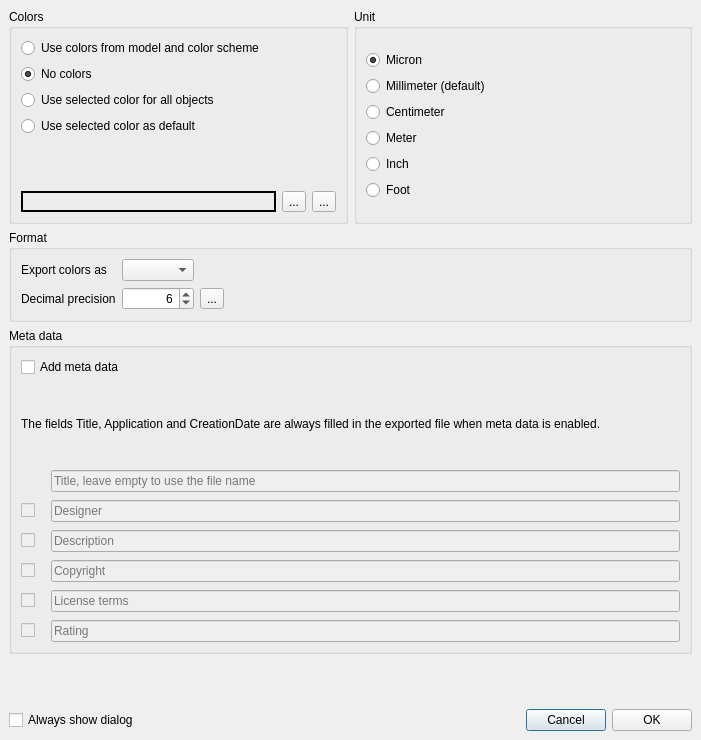
<?xml version="1.0" encoding="UTF-8"?>
<ui version="4.0">
 <class>Export3mfDialog</class>
 <widget class="QDialog" name="Export3mfDialog">
  <property name="geometry">
   <rect>
    <x>0</x>
    <y>0</y>
    <width>701</width>
    <height>740</height>
   </rect>
  </property>
  <property name="windowTitle">
   <string>Export 3MF Options</string>
  </property>
  <property name="autoFillBackground">
   <bool>true</bool>
  </property>
  <layout class="QVBoxLayout" name="verticalLayout_3">
   <property name="leftMargin">
    <number>9</number>
   </property>
   <property name="topMargin">
    <number>9</number>
   </property>
   <property name="rightMargin">
    <number>9</number>
   </property>
   <property name="bottomMargin">
    <number>9</number>
   </property>
   <item>
    <widget class="QScrollArea" name="scrollArea">
     <property name="frameShape">
      <enum>QFrame::NoFrame</enum>
     </property>
     <property name="widgetResizable">
      <bool>true</bool>
     </property>
     <property name="alignment">
      <set>Qt::AlignLeading|Qt::AlignLeft|Qt::AlignTop</set>
     </property>
     <widget class="QWidget" name="scrollAreaWidgetContents">
      <property name="geometry">
       <rect>
        <x>0</x>
        <y>0</y>
        <width>669</width>
        <height>743</height>
       </rect>
      </property>
      <layout class="QGridLayout" name="gridLayout_4" rowstretch="0,0,1,0" columnstretch="1,1">
       <property name="leftMargin">
        <number>0</number>
       </property>
       <property name="topMargin">
        <number>0</number>
       </property>
       <property name="rightMargin">
        <number>0</number>
       </property>
       <property name="bottomMargin">
        <number>0</number>
       </property>
       <item row="3" column="0">
        <spacer name="verticalSpacer">
         <property name="orientation">
          <enum>Qt::Vertical</enum>
         </property>
         <property name="sizeHint" stdset="0">
          <size>
           <width>20</width>
           <height>40</height>
          </size>
         </property>
        </spacer>
       </item>
       <item row="0" column="1">
        <widget class="QGroupBox" name="groupUnit">
         <property name="toolTip">
          <string>&lt;html&gt;&lt;head/&gt;&lt;body&gt;&lt;p&gt;Set the PDF page (paper) size.  &lt;/p&gt;&lt;/body&gt;&lt;/html&gt;</string>
         </property>
         <property name="title">
          <string>Unit</string>
         </property>
         <layout class="QGridLayout" name="gridLayout">
          <item row="0" column="0">
           <layout class="QVBoxLayout" name="vLayoutUnit">
            <item>
             <widget class="QRadioButton" name="radioButtonUnitMicron">
              <property name="text">
               <string>Micron</string>
              </property>
              <property name="checked">
               <bool>true</bool>
              </property>
              <property name="_settings_value" stdset="0">
               <string>micron</string>
              </property>
              <attribute name="buttonGroup">
               <string notr="true">buttonGroupUnit</string>
              </attribute>
             </widget>
            </item>
            <item>
             <widget class="QRadioButton" name="radioButtonUnitMillimeter">
              <property name="text">
               <string>Millimeter (default)</string>
              </property>
              <property name="_settings_value" stdset="0">
               <string>millimeter</string>
              </property>
              <attribute name="buttonGroup">
               <string notr="true">buttonGroupUnit</string>
              </attribute>
             </widget>
            </item>
            <item>
             <widget class="QRadioButton" name="radioButtonUnitCentimeter">
              <property name="text">
               <string>Centimeter</string>
              </property>
              <property name="_settings_value" stdset="0">
               <string>centimeter</string>
              </property>
              <attribute name="buttonGroup">
               <string notr="true">buttonGroupUnit</string>
              </attribute>
             </widget>
            </item>
            <item>
             <widget class="QRadioButton" name="radioButtonUnitMeter">
              <property name="text">
               <string>Meter</string>
              </property>
              <property name="_settings_value" stdset="0">
               <string>meter</string>
              </property>
              <attribute name="buttonGroup">
               <string notr="true">buttonGroupUnit</string>
              </attribute>
             </widget>
            </item>
            <item>
             <widget class="QRadioButton" name="radioButtonUnitInch">
              <property name="text">
               <string>Inch</string>
              </property>
              <property name="_settings_value" stdset="0">
               <string>inch</string>
              </property>
              <attribute name="buttonGroup">
               <string notr="true">buttonGroupUnit</string>
              </attribute>
             </widget>
            </item>
            <item>
             <widget class="QRadioButton" name="radioButtonUnitFoot">
              <property name="text">
               <string>Foot</string>
              </property>
              <property name="_settings_value" stdset="0">
               <string>foot</string>
              </property>
              <attribute name="buttonGroup">
               <string notr="true">buttonGroupUnit</string>
              </attribute>
             </widget>
            </item>
           </layout>
          </item>
         </layout>
        </widget>
       </item>
       <item row="0" column="0">
        <widget class="QGroupBox" name="groupColor">
         <property name="toolTip">
          <string/>
         </property>
         <property name="title">
          <string>Colors</string>
         </property>
         <layout class="QGridLayout" name="gridLayout_2">
          <item row="0" column="0">
           <layout class="QVBoxLayout" name="verticalLayoutColors">
            <item>
             <widget class="QRadioButton" name="radioButtonColorsModel">
              <property name="text">
               <string>Use colors from model and color scheme</string>
              </property>
              <property name="_settings_value" stdset="0">
               <string>model</string>
              </property>
              <attribute name="buttonGroup">
               <string notr="true">buttonGroupColors</string>
              </attribute>
             </widget>
            </item>
            <item>
             <widget class="QRadioButton" name="radioButtonColorsNone">
              <property name="text">
               <string>No colors</string>
              </property>
              <property name="checked">
               <bool>true</bool>
              </property>
              <property name="_settings_value" stdset="0">
               <string>none</string>
              </property>
              <attribute name="buttonGroup">
               <string notr="true">buttonGroupColors</string>
              </attribute>
             </widget>
            </item>
            <item>
             <widget class="QRadioButton" name="radioButtonColorsUseForAll">
              <property name="text">
               <string>Use selected color for all objects</string>
              </property>
              <property name="_settings_value" stdset="0">
               <string>selected-only</string>
              </property>
              <attribute name="buttonGroup">
               <string notr="true">buttonGroupColors</string>
              </attribute>
             </widget>
            </item>
            <item>
             <widget class="QRadioButton" name="radioButtonColorsUseAsDefault">
              <property name="toolTip">
               <string>&lt;html&gt;&lt;head/&gt;&lt;body&gt;&lt;p&gt;Determine best orientation based on maximum geometry dimension.&lt;/p&gt;&lt;/body&gt;&lt;/html&gt;</string>
              </property>
              <property name="text">
               <string>Use selected color as default</string>
              </property>
              <property name="_settings_value" stdset="0">
               <string>selected-as-default</string>
              </property>
              <attribute name="buttonGroup">
               <string notr="true">buttonGroupColors</string>
              </attribute>
             </widget>
            </item>
           </layout>
          </item>
          <item row="2" column="0">
           <layout class="QHBoxLayout" name="horizontalLayoutColorsSelected">
            <property name="topMargin">
             <number>9</number>
            </property>
            <item>
             <widget class="QLabel" name="labelColorsSelected">
              <property name="minimumSize">
               <size>
                <width>100</width>
                <height>0</height>
               </size>
              </property>
              <property name="frameShape">
               <enum>QFrame::Box</enum>
              </property>
              <property name="lineWidth">
               <number>2</number>
              </property>
              <property name="text">
               <string/>
              </property>
             </widget>
            </item>
            <item>
             <widget class="QToolButton" name="toolButtonColorsSelectedReset">
              <property name="text">
               <string>...</string>
              </property>
              <property name="icon">
               <iconset theme="chokusen-undo">
                <normaloff>.</normaloff>.</iconset>
              </property>
             </widget>
            </item>
            <item>
             <widget class="QToolButton" name="toolButtonColorsSelected">
              <property name="text">
               <string>...</string>
              </property>
             </widget>
            </item>
           </layout>
          </item>
          <item row="1" column="0">
           <spacer name="verticalSpacerColors">
            <property name="orientation">
             <enum>Qt::Vertical</enum>
            </property>
            <property name="sizeHint" stdset="0">
             <size>
              <width>20</width>
              <height>40</height>
             </size>
            </property>
           </spacer>
          </item>
         </layout>
        </widget>
       </item>
       <item row="2" column="0" colspan="2">
        <widget class="QGroupBox" name="groupMetaData">
         <property name="title">
          <string>Meta data</string>
         </property>
         <layout class="QVBoxLayout" name="verticalLayout_2">
          <item>
           <widget class="QCheckBox" name="checkBoxAddMetaData">
            <property name="text">
             <string>Add meta data</string>
            </property>
           </widget>
          </item>
          <item>
           <widget class="QLabel" name="label_3">
            <property name="text">
             <string>The fields Title, Application and CreationDate are always filled in the exported file when meta data is enabled.</string>
            </property>
            <property name="wordWrap">
             <bool>true</bool>
            </property>
           </widget>
          </item>
          <item>
           <layout class="QGridLayout" name="gridLayoutMetaData">
            <property name="horizontalSpacing">
             <number>16</number>
            </property>
            <property name="verticalSpacing">
             <number>8</number>
            </property>
            <item row="4" column="1">
             <widget class="QLineEdit" name="lineEditMetaDataCopyright">
              <property name="enabled">
               <bool>false</bool>
              </property>
              <property name="toolTip">
               <string>A copyright associated with this document</string>
              </property>
              <property name="placeholderText">
               <string>Copyright</string>
              </property>
              <property name="clearButtonEnabled">
               <bool>true</bool>
              </property>
             </widget>
            </item>
            <item row="1" column="1">
             <widget class="QLineEdit" name="lineEditMetaDataTitle">
              <property name="enabled">
               <bool>false</bool>
              </property>
              <property name="placeholderText">
               <string>Title, leave empty to use the file name</string>
              </property>
              <property name="clearButtonEnabled">
               <bool>true</bool>
              </property>
             </widget>
            </item>
            <item row="3" column="1">
             <widget class="QLineEdit" name="lineEditMetaDataDescription">
              <property name="enabled">
               <bool>false</bool>
              </property>
              <property name="placeholderText">
               <string>Description</string>
              </property>
              <property name="clearButtonEnabled">
               <bool>true</bool>
              </property>
             </widget>
            </item>
            <item row="2" column="1">
             <widget class="QLineEdit" name="lineEditMetaDataDesigner">
              <property name="enabled">
               <bool>false</bool>
              </property>
              <property name="placeholderText">
               <string>Designer</string>
              </property>
              <property name="clearButtonEnabled">
               <bool>true</bool>
              </property>
             </widget>
            </item>
            <item row="5" column="1">
             <widget class="QLineEdit" name="lineEditMetaDataLicenseTerms">
              <property name="enabled">
               <bool>false</bool>
              </property>
              <property name="placeholderText">
               <string>License terms</string>
              </property>
              <property name="clearButtonEnabled">
               <bool>true</bool>
              </property>
             </widget>
            </item>
            <item row="6" column="0">
             <widget class="QCheckBox" name="checkBoxMetaDataRating">
              <property name="enabled">
               <bool>false</bool>
              </property>
              <property name="toolTip">
               <string>An industry rating associated with this document</string>
              </property>
              <property name="text">
               <string/>
              </property>
             </widget>
            </item>
            <item row="4" column="0">
             <widget class="QCheckBox" name="checkBoxMetaDataCopyright">
              <property name="enabled">
               <bool>false</bool>
              </property>
              <property name="text">
               <string/>
              </property>
             </widget>
            </item>
            <item row="2" column="0">
             <widget class="QCheckBox" name="checkBoxMetaDataDesigner">
              <property name="enabled">
               <bool>false</bool>
              </property>
              <property name="toolTip">
               <string>A name for a designer of this document</string>
              </property>
              <property name="text">
               <string/>
              </property>
             </widget>
            </item>
            <item row="6" column="1">
             <widget class="QLineEdit" name="lineEditMetaDataRating">
              <property name="enabled">
               <bool>false</bool>
              </property>
              <property name="inputMask">
               <string/>
              </property>
              <property name="placeholderText">
               <string>Rating</string>
              </property>
              <property name="clearButtonEnabled">
               <bool>true</bool>
              </property>
             </widget>
            </item>
            <item row="5" column="0">
             <widget class="QCheckBox" name="checkBoxMetaDataLicenseTerms">
              <property name="enabled">
               <bool>false</bool>
              </property>
              <property name="toolTip">
               <string>License information associated with this document</string>
              </property>
              <property name="text">
               <string/>
              </property>
             </widget>
            </item>
            <item row="3" column="0">
             <widget class="QCheckBox" name="checkBoxMetaDataDescription">
              <property name="enabled">
               <bool>false</bool>
              </property>
              <property name="toolTip">
               <string>A description of the document</string>
              </property>
              <property name="text">
               <string/>
              </property>
             </widget>
            </item>
           </layout>
          </item>
         </layout>
        </widget>
       </item>
       <item row="1" column="0" colspan="2">
        <widget class="QGroupBox" name="groupBox">
         <property name="title">
          <string>Format</string>
         </property>
         <layout class="QGridLayout" name="gridLayout_3">
          <item row="1" column="0">
           <widget class="QLabel" name="label_2">
            <property name="text">
             <string>Decimal precision</string>
            </property>
           </widget>
          </item>
          <item row="0" column="1">
           <widget class="QComboBox" name="comboBoxMaterialType"/>
          </item>
          <item row="0" column="0">
           <widget class="QLabel" name="label">
            <property name="text">
             <string>Export colors as</string>
            </property>
           </widget>
          </item>
          <item row="1" column="1">
           <widget class="QSpinBox" name="spinBoxDecimalPrecision">
            <property name="alignment">
             <set>Qt::AlignRight|Qt::AlignTrailing|Qt::AlignVCenter</set>
            </property>
            <property name="minimum">
             <number>1</number>
            </property>
            <property name="maximum">
             <number>16</number>
            </property>
            <property name="value">
             <number>6</number>
            </property>
           </widget>
          </item>
          <item row="0" column="3">
           <spacer name="horizontalSpacer">
            <property name="orientation">
             <enum>Qt::Horizontal</enum>
            </property>
            <property name="sizeHint" stdset="0">
             <size>
              <width>40</width>
              <height>20</height>
             </size>
            </property>
           </spacer>
          </item>
          <item row="1" column="2">
           <widget class="QToolButton" name="toolButtonDecimalPrecisionReset">
            <property name="toolTip">
             <string>Reset value to the default decimal precision value.</string>
            </property>
            <property name="text">
             <string>...</string>
            </property>
            <property name="icon">
             <iconset theme="chokusen-undo">
              <normaloff>.</normaloff>.</iconset>
            </property>
           </widget>
          </item>
         </layout>
        </widget>
       </item>
      </layout>
     </widget>
    </widget>
   </item>
   <item>
    <layout class="QHBoxLayout" name="horizontalLayout">
     <property name="topMargin">
      <number>9</number>
     </property>
     <item>
      <widget class="QCheckBox" name="checkBoxAlwaysShowDialog">
       <property name="text">
        <string>Always show dialog</string>
       </property>
      </widget>
     </item>
     <item>
      <spacer name="horizontalSpacer_2">
       <property name="orientation">
        <enum>Qt::Horizontal</enum>
       </property>
       <property name="sizeHint" stdset="0">
        <size>
         <width>40</width>
         <height>20</height>
        </size>
       </property>
      </spacer>
     </item>
     <item>
      <widget class="QPushButton" name="pushButtonCancel">
       <property name="text">
        <string>Cancel</string>
       </property>
      </widget>
     </item>
     <item>
      <widget class="QPushButton" name="pushButtonOk">
       <property name="text">
        <string>OK</string>
       </property>
      </widget>
     </item>
    </layout>
   </item>
  </layout>
 </widget>
 <resources/>
 <connections>
  <connection>
   <sender>pushButtonOk</sender>
   <signal>clicked()</signal>
   <receiver>Export3mfDialog</receiver>
   <slot>accept()</slot>
   <hints>
    <hint type="sourcelabel">
     <x>650</x>
     <y>683</y>
    </hint>
    <hint type="destinationlabel">
     <x>350</x>
     <y>369</y>
    </hint>
   </hints>
  </connection>
  <connection>
   <sender>pushButtonCancel</sender>
   <signal>clicked()</signal>
   <receiver>Export3mfDialog</receiver>
   <slot>reject()</slot>
   <hints>
    <hint type="sourcelabel">
     <x>564</x>
     <y>683</y>
    </hint>
    <hint type="destinationlabel">
     <x>350</x>
     <y>369</y>
    </hint>
   </hints>
  </connection>
 </connections>
 <buttongroups>
  <buttongroup name="buttonGroupColors"/>
  <buttongroup name="buttonGroupUnit"/>
 </buttongroups>
</ui>
